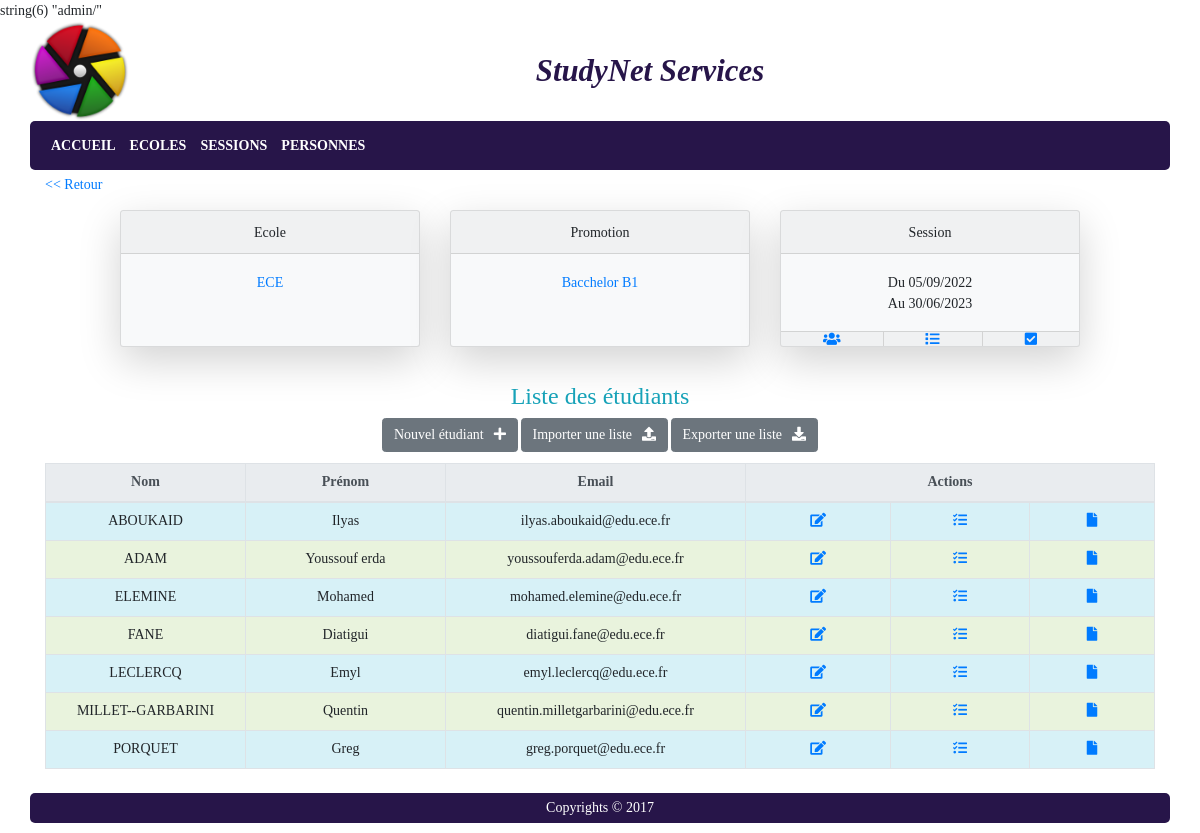
The page /index.php?p=periodesformation&a=listeetudiants&idpf=46 (signed in) on the database its author committed.
### tables this page shows
CREATE TABLE `promotion` (
  `promo_id` int NOT NULL AUTO_INCREMENT,
  `promo_libelle` varchar(50) NOT NULL,
  `eco_id` int NOT NULL,
  PRIMARY KEY (`promo_id`),
  KEY `FK_promotion_eco_id` (`eco_id`),
  CONSTRAINT `FK_promotion_eco_id` FOREIGN KEY (`eco_id`) REFERENCES `ecole` (`eco_id`)
);

CREATE TABLE `ecole` (
  `eco_id` int NOT NULL AUTO_INCREMENT,
  `eco_nom` varchar(50) NOT NULL,
  `eco_logo` varchar(255) DEFAULT NULL,
  PRIMARY KEY (`eco_id`)
);

CREATE TABLE `periodeformation` (
  `pf_id` int NOT NULL AUTO_INCREMENT,
  `pf_datedebut` date NOT NULL,
  `pf_datefin` date NOT NULL,
  `pf_duree` int NOT NULL,
  `promo_id` int NOT NULL,
  `resp_id` int DEFAULT NULL,
  `statpf_id` int NOT NULL DEFAULT '1',
  PRIMARY KEY (`pf_id`),
  KEY `FK_periodeformation_promo_id` (`promo_id`),
  KEY `FK_PERFOR_RESP` (`resp_id`),
  KEY `FK_PF_STATPF` (`statpf_id`),
  CONSTRAINT `FK_PERFOR_RESP` FOREIGN KEY (`resp_id`) REFERENCES `responsablePedago` (`resp_id`),
  CONSTRAINT `FK_periodeformation_promo_id` FOREIGN KEY (`promo_id`) REFERENCES `promotion` (`promo_id`),
  CONSTRAINT `FK_PF_STATPF` FOREIGN KEY (`statpf_id`) REFERENCES `statutpf` (`statpf_id`)
);

CREATE TABLE `etudiant` (
  `etu_id` int NOT NULL AUTO_INCREMENT,
  `etu_photo` varchar(255) DEFAULT NULL,
  `pers_id` int NOT NULL,
  PRIMARY KEY (`etu_id`),
  KEY `FK_ETU_PERS` (`pers_id`),
  CONSTRAINT `FK_ETU_PERS` FOREIGN KEY (`pers_id`) REFERENCES `personne` (`pers_id`)
);

CREATE TABLE `personne` (
  `pers_id` int NOT NULL AUTO_INCREMENT,
  `pers_nom` varchar(50) NOT NULL,
  `pers_prenom` varchar(50) NOT NULL,
  `pers_email` varchar(250) DEFAULT NULL,
  `us_id` int DEFAULT NULL,
  PRIMARY KEY (`pers_id`),
  KEY `FK_PERS_USER` (`us_id`),
  CONSTRAINT `FK_PERS_USER` FOREIGN KEY (`us_id`) REFERENCES `userAuth` (`us_id`)
);

### core/models/DAO.php (called while the page is built, shortened)
<?php
	class DAO{
		private static $dsnserveur = 'mysql:host=%MYSQL_HOST%;port=%MYSQL_PORT%;charset=utf8;dbname=%MYSQL_BDD%';
		private static $user = '';
		private static $pass = '';
		private static $_instance;
		public static function getInstance(){
			self::$dsnserveur = str_replace('%MYSQL_HOST%', getenv('MYSQL_HOST'), self::$dsnserveur);
			self::$dsnserveur = str_replace('%MYSQL_PORT%', getenv('MYSQL_PORT'), self::$dsnserveur);
			self::$dsnserveur = str_replace('%MYSQL_BDD%', getenv('MYSQL_BDD'), self::$dsnserveur);
			self::$user = getenv('MYSQL_USER');
			self::$pass = getenv('MYSQL_PASS');
			if (self::$_instance == null) {
				try{
					self::$_instance = new PDO(self::$dsnserveur, self::$user, self::$pass);
				}catch (PDOException $ex){
					exit($ex->getMessage());
				}
			}
			return self::$_instance;
		}
	}
?>

### core/models/model_promotion.php (called while the page is built, shortened)
<?php
include_once ROOTMODELS.'DAO.php';
class Promotion {
	private $id, $libelle, $idEcole;
	public function __construct($id = 0, $libelle = '', $idEcole = 0){
		$this->id = $id;
	}
	public function getId(){
		return $this->id;
	}
	public static function getById($id){
		$SQLStmt = DAO::getInstance()->prepare("SELECT * FROM promotion WHERE promo_id = :idpromo");
		$SQLStmt->bindValue(':idpromo', $id);
		$SQLStmt->execute();
		$SQLRow = $SQLStmt->fetchObject();
		$newPromo = new Promotion($SQLRow->promo_id, $SQLRow->promo_libelle, $SQLRow->eco_id);
		$newPromo->setPf(Periodeformation::getListeFromPromo($newPromo));
		return $newPromo;
	}
	public static function getByIdPf($id){
		$SQLQuery = 'SELECT promo_id FROM periodeformation ';
		$SQLQuery .= 'WHERE pf_id = :idpf';
		$SQLStmt = DAO::getInstance()->prepare($SQLQuery);
		$SQLStmt->bindValue(':idpf', $id);
		$SQLStmt->execute();
		$SQLRow = $SQLStmt->fetchObject();
		$newPromo = Promotion::getById($SQLRow->promo_id);
		return $newPromo;
	}
}

### index.php (called while the page is built, shortened)
<?php
	include_once ROOT.'/core/controllers/controller_main.php';

### core/models/model_periodeformation.php (called while the page is built, shortened)
<?php
include_once ROOTMODELS.'DAO.php';
include_once ROOTMODELS.'model_etudiant.php';
include_once ROOTMODELS.'model_statutperiodeformation.php';
class Periodeformation {
	private $id, $datedebut, $datefin, $duree, $idPromo, $responsable;
	public function __construct($id = 0, $datedebut = '', $datefin = '', $idPromo = 0, $idstatut = 1, $duree = 0){
		$this->id = $id;
		$this->statut = StatutPeriodeFormation::getById($idstatut);
	}
	public function getId(){
		return $this->id;
	}
	public static function getListeFromPromo(Promotion $promo = null){
		$SQLQuery = 'SELECT pf_id ';
		$SQLQuery .= 'FROM periodeformation ';
		$SQLQuery .= 'WHERE promo_id = :idpromo ';
		$SQLQuery .= 'ORDER BY pf_datedebut DESC, pf_datefin DESC';
		$SQLStmt = DAO::getInstance()->prepare($SQLQuery);
		$SQLStmt->bindValue(':idpromo', $promo->getId());
		$SQLStmt->execute();
		$retVal = array();
		while ($SQLRow = $SQLStmt->fetchObject()){
			$newPf = Periodeformation::getById($SQLRow->pf_id);
			$retVal[] = $newPf;
		}
		return $retVal;
	}
	public static function getById($id){
		$SQLStmt = DAO::getInstance()->prepare("SELECT * FROM periodeformation WHERE pf_id = :idpf");
		$SQLStmt->bindValue(':idpf', $id);
		$SQLStmt->execute();
		$SQLRow = $SQLStmt->fetchObject();
		$newPf = new Periodeformation($SQLRow->pf_id, $SQLRow->pf_datedebut, $SQLRow->pf_datefin, $SQLRow->promo_id, $SQLRow->statpf_id);
		$newPf->fillStudents(Etudiant::getListeFromPf($SQLRow->pf_id));
		$newPf->setUnitesenseignement(UniteEnseignement::getListeFromPf($SQLRow->pf_id));
		$newPf->setModules(Module::getListeFromPf($SQLRow->pf_id));
		$newPf->setResponsable(ResponsablePedago::getById($SQLRow->resp_id));
		return $newPf;
	}
}

### core/models/model_statutperiodeformation.php (called while the page is built, shortened)
<?php
include_once ROOTMODELS.'DAO.php';
class StatutPeriodeFormation{
	public static function getById($id){
		$SQLStmt = DAO::getInstance()->prepare("SELECT * FROM statutpf WHERE statpf_id = :idstatut");
		$SQLStmt->bindValue(':idstatut', $id);
		$SQLStmt->execute();
		$SQLRow = $SQLStmt->fetchObject();
		$newStatut = new StatutPeriodeFormation($SQLRow->statpf_id, $SQLRow->statpf_libelle);
		return $newStatut;
	}
}
?>

### core/models/model_etudiant.php (called while the page is built, shortened)
<?php
	include_once ROOTMODELS.'DAO.php';
	include_once ROOTMODELS.'model_promotion.php';
	include_once ROOTMODELS.'model_personne.php';
	class Etudiant extends Personne {
		public function __construct($id = 0, $nom = '', $prenom = '', $email = '', $photo = '', $idPers = 0){
			$this->etu_id = $id;
		}
		public static function getListeFromPf($idPf = 0){
			$SQLQuery = 'SELECT * FROM etudiant INNER JOIN personne ON etudiant.pers_id = personne.pers_id ';
			$SQLQuery .= 'INNER JOIN integrer ON etudiant.etu_id = integrer.etu_id ';
 			$SQLQuery .= 'WHERE pf_id = :idpf ORDER BY pers_nom, pers_prenom';
			$SQLStmt = DAO::getInstance()->prepare($SQLQuery);
			$SQLStmt->bindValue(':idpf', $idPf);
			$SQLStmt->execute();
			$retVal = array();
			while ($SQLRow = $SQLStmt->fetchObject()){
				$newEtud = new Etudiant($SQLRow->etu_id, $SQLRow->pers_nom, $SQLRow->pers_prenom, $SQLRow->pers_email, $SQLRow->etu_photo, $SQLRow->pers_id);
				$retVal[] = $newEtud;
			}
			return $retVal;
		}
	}
?>

### core/models/model_intervenant.php (called while the page is built, shortened)
<?php
	include_once ROOTMODELS.'DAO.php';
	include_once ROOTMODELS . 'model_personne.php';
	class Intervenant extends Personne {
		public static function getById($id){
			$SQLStmt = DAO::getInstance()->prepare("SELECT * FROM intervenant INNER JOIN personne ON intervenant.pers_id = personne.pers_id WHERE int_id = :idintervenant");
			$SQLStmt->bindValue(':idintervenant', $id);
			$SQLStmt->execute();
			if ($SQLStmt->rowCount() == 0){
				$newInterv = new Intervenant(0, 'N.C.');
			}else{
				$SQLRow = $SQLStmt->fetchObject();
				$newInterv = new Intervenant($SQLRow->int_id, $SQLRow->pers_nom, $SQLRow->pers_prenom, $SQLRow->pers_email, $SQLRow->pers_id);
				$newInterv->fillAuth(User::getById($SQLRow->us_id));
			}
			return $newInterv;
		}
		public static function getByPfAndMod($idPf, $idMod){
			$SQLQuery = 'SELECT int_id FROM dispenser WHERE pf_id = :idPf AND mod_id = :idModule';
			$SQLStmt = DAO::getInstance()->prepare($SQLQuery);
			$SQLStmt->bindValue(':idPf', $idPf);
			$SQLStmt->bindValue(':idModule', $idMod);
			$SQLStmt->execute();
			if ($SQLStmt->rowCount() == 0){
				$retVal = new Intervenant(0, 'N.C.');
			}else{
				$SQLRow = $SQLStmt->fetchObject();
				$retVal = self::getById(intval($SQLRow->int_id));
			}
			return $retVal;
		}
	}
?>

### core/models/model_module.php (called while the page is built, shortened)
<?php
	include_once ROOTMODELS.'DAO.php';
	include_once ROOTMODELS.'model_contenumodule.php';
	include_once ROOTMODELS.'model_intervenant.php';
	include_once ROOTMODELS.'model_periodeformation.php';
	class Module{
		private $id, $libelle, $details, $duree, $code;
		public function __construct($id = 0, $libelle = '', $details = '', $duree = 0, $UniteEnseignement = null, $code = ''){
			$this->id = $id;
		}
		public function getId(){
			return $this->id;
		}
		public static function getById($id){
			$SQLStmt = DAO::getInstance()->prepare('SELECT * FROM module WHERE mod_id = :idmodule');
			$SQLStmt->bindValue(':idmodule', $id);
			$SQLStmt->execute();
			$SQLRow = $SQLStmt->fetchObject();
			$uniteEnseignement = (is_null($SQLRow->unit_id)?UniteEnseignement::getEmptyUE():UniteEnseignement::getById($SQLRow->unit_id));
			$newModule = new Module($SQLRow->mod_id, $SQLRow->mod_libelle, $SQLRow->mod_details, $SQLRow->mod_duree, $uniteEnseignement, $SQLRow->mod_code);
			$newModule->fillContenu(ContenuModule::getListeFromModule($id));
			return $newModule;
		}
		public static function getListeFromPf($idPf){
			if ($idPf == 0){
				return null;
			}else{
				$SQLQuery = 'SELECT module.mod_id FROM module INNER JOIN rattacher ON module.mod_id = rattacher.mod_id ';
				$SQLQuery .= 'WHERE pf_id = :idpf ';
				$SQLQuery .= 'ORDER BY ratt_chrono';
				$SQLStmt = DAO::getInstance()->prepare($SQLQuery);
				$SQLStmt->bindValue(':idpf', $idPf);
				$SQLStmt->execute();
				$retVal = array();
				while ($SQLRow = $SQLStmt->fetchObject()){
					$newModule = Module::getById($SQLRow->mod_id);
					$newModule->setIntervenant(Intervenant::getByPfAndMod($idPf, $newModule->getId()));
					$retVal[] = $newModule;
				}
				return $retVal;
			}
		}
	}

### core/models/model_personne.php (called while the page is built, shortened)
<?php
class Personne{
	protected $id, $nom, $prenom, $email;
	public function __construct($id = 0, $nom = '', $prenom = '', $email = ''){
		$this->nom = $nom;
		$this->prenom = $prenom;
		$this->email = $email;
	}
	public function getNom(){
		return $this->nom;
	}
	public function getPrenom(){
		return $this->prenom;
	}
	public function getEmail(){
		return $this->email;
	}
}
?>

### core/views/admin/view_listeetudiants.php (the view, shortened to what this page needs)
<section id="content_body" class="row">
	<header class="col-12 text-center text-info">Liste des étudiants</header>
	<div class="col-12 btnactions">
		<?php
			if (isset($user)){
				if ($user->isAdmin() OR $pf->getResponsable() == $user){
					?>
						<a href="index.php?p=periodesformation&a=ajoutetudiant&idpf=<?php print($pf->getId()); ?>" class="btn btn-secondary" title="Ajout d'un étudiant">Nouvel étudiant<span class="fa fa-plus"></span></a>
						<a href="index.php?p=periodesformation&a=importetudiants&idpf=<?php print($pf->getId()); ?>" class="btn btn-secondary" title="Importer une liste d'étudiants">Importer une liste<span class="fa fa-upload"></span></a>
					<?php
				}
			}
		?>
		<a href="index.php?p=etudiants&a=exportliste&idpf=<?php print($pf->getId()); ?>" class="btn btn-secondary" title="Exporter une liste d'étudiants">Exporter une liste<span class="fa fa-download"></span></a>
	</div>
	<div class="col-12 mt-2">
		<table class="table table-bordered table-hover table-responsive-md">
			<thead class="thead-light">
			<tr>
				<th style="width: 200px;">Nom</th>
				<th style="width: 200px;">Prénom</th>
				<th style="width: 300px;">Email</th>
				<th style="width: 100px;" colspan="3">Actions</th>
			</tr>
			</thead>
			<tbody>
			<?php
				$script = '';
				if (isset($listeEtudiants)){
					if (count($listeEtudiants) == 0){
						$script .= '<tr><td colspan="8">Aucune donnée disponible !</td></tr>';
					}else{
						foreach ($listeEtudiants as $etudiant){
							$script .= '<tr class="lignedata">';
							$script .= '<td>'.$etudiant->getNom().'</td>';
							$script .= '<td>'.$etudiant->getPrenom().'</td>';
							$script .= '<td>'.$etudiant->getEmail().'</td>';
							$script .= '<td><a href="index.php?p=periodesformation&a=editetudiant&idetudiant='.$etudiant->getId().'&idpf='.$pf->getId().'" title="Modifier les informations de l\'étudiant"><span class="fa fa-edit"></span></a></td>';
							if ($etudiant->getModulesCount($pf->getId()) > 0){
								$script .= '<td><a href="index.php?p=periodesformation&a=listemodules&idetudiant='.$etudiant->getId().'&idpf='.$pf->getId().'" title="Voir les évaluations des modules suivis par l\'étudiant"><span class="fa fa-tasks"></span></a></td>';
								$script .= '<td><a target="_blank" href="index.php?p=evaluations&a=print&idetudiant='.$etudiant->getId().'&idpf='.$pf->getId().'" title="Générer le PDF des évaluations"><span class="fa fa-file"></span></a></td>';
							}else{
								$script .= '<td><span class="fa fa-tasks" title="Voir les évaluations des modules suivis par l\'étudiant"></span></td>';
								$script .= '<td><span class="fa fa-file" title="Générer le PDF des évaluations"></span></td>';
							}
							$script .= '</tr>';
						}
					}
				}
				print($script);
			?>
			</tbody>
		</table>
	</div>
</section>

### core/views/admin/view_enteteperiodesformations.php
<?php
if (!is_null($promo)){
	?>
	<nav class="navinterne">
		<a href="index.php?p=periodesformation&a=listepf&idpromo=<?php print($promo->getId()); ?>"
		   title="Retour à la liste des périodes de formation"><< Retour</a>
	</nav>
	<?php
}
?>
<section class="container content_body">
	<section class="row card-deck justify-content-center">
		<div class="card bg-light mb-4 shadow-lg text-center" style="max-width: 300px">
			<div class="card-header">Ecole</div>
			<div class="card-body">
				<?php
					if (is_null($promo)){
						print('<a href="index.php?p=ecoles" class="card-link">Toutes</a>');
					}else{
						print('<a href="index.php?p=promotions&idecole='.$promo->getIdEcole().'">'.Ecole::getById($promo->getIdEcole())->getNom().'</a>');
					}
				?>
			</div>
		</div>
		<div class="card bg-light mb-4 shadow-lg text-center" style="max-width: 300px">
			<div class="card-header">Promotion</div>
			<div class="card-body">
				<?php
					if (is_null($promo)){
						print('<a href="index.php?p=promotions" class="card-link">Toutes</a>');
					}else {
						if ($action != 'listepf'){
							print('<a href="index.php?p=periodesformation&a=listepf&idpromo='.$promo->getId().'">'.$promo->getLibelle().'</a>');
						}else{
							print($promo->getLibelle());
						}
					}
				?>
			</div>
		</div>
		<?php
			if (!is_null($pf)){
			?>
			<div class="card bg-light mb-4 shadow-lg text-center" style="max-width: 300px">
				<div class="card-header">Session</div>
				<div class="card-body">
					<p class="card-text">Du <?php print($pf->getDateDebut()); ?><br />Au <?php print($pf->getDateFin()); ?></p>
				</div>
				<div class="card-footer">
					<span><a href="index.php?p=periodesformation&a=listeetudiants&idpf=<?=$pf->getId()?>" title="Liste des étudiants"><span class="fas fa-users align-middle"></span></a></span>
					<span><a href="index.php?p=periodesformation&a=listemodules&idpf=<?=$pf->getId()?>" title="Liste des modules"><span class="fas fa-list align-middle"></span></a></span>
					<span><a href="index.php?p=periodesformation&a=participations&idpf=<?=$pf->getId()?>" title="Gérer la participation des étudiants aux modules"><span class="fas fa-check-square align-middle"></span></a></span>
				</div>
			</div>
			<?php
			}
		?>
	</section>
</section>

### rows shown on the page
promotion: eco.eco_nom "ECE", promo_libelle "Bacchelor B1"
periodeformation: pf_datedebut "05/09/2022", pf_datefin "30/06/2023"
etudiant: pers.pers_nom "ABOUKAID", pers.pers_prenom "Ilyas", pers.pers_email "ilyas.aboukaid@edu.ece.fr"
etudiant: pers.pers_nom "ADAM", pers.pers_prenom "Youssouf erda", pers.pers_email "youssouferda.adam@edu.ece.fr"
etudiant: pers.pers_nom "ELEMINE", pers.pers_prenom "Mohamed", pers.pers_email "mohamed.elemine@edu.ece.fr"
etudiant: pers.pers_nom "FANE", pers.pers_prenom "Diatigui", pers.pers_email "diatigui.fane@edu.ece.fr"
etudiant: pers.pers_nom "LECLERCQ", pers.pers_prenom "Emyl", pers.pers_email "emyl.leclercq@edu.ece.fr"
etudiant: pers.pers_nom "MILLET--GARBARINI", pers.pers_prenom "Quentin", pers.pers_email "quentin.milletgarbarini@edu.ece.fr"
etudiant: pers.pers_nom "PORQUET", pers.pers_prenom "Greg", pers.pers_email "greg.porquet@edu.ece.fr"

### other values the page prints
$pageTitle "StudyNet Services"
$this->libelle "ACCUEIL"
$this->libelle "ECOLES"
$this->libelle "SESSIONS"
$this->libelle "PERSONNES"
